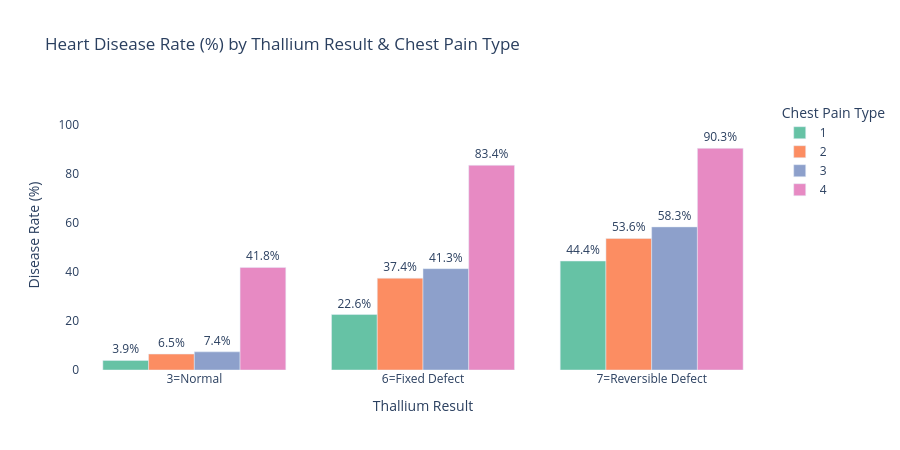

This figure's notebook cell:
### Markdown cell above
## 12. Advanced Visualization — Thallium × Chest Pain Type
*(Using Plotly-style grouped bar — rendered via Matplotlib)*

### Code cell
import plotly.express as px

pivot = df_clean.groupby(['Thallium','Chest pain type'])['target'].mean().reset_index()
pivot.columns = ['Thallium','Chest Pain Type','Heart Disease Rate']
pivot['Heart Disease Rate'] = (pivot['Heart Disease Rate'] * 100).round(1)
pivot['Chest Pain Type'] = pivot['Chest Pain Type'].astype(str)
pivot['Thallium_label'] = pivot['Thallium'].map({3:'3=Normal',6:'6=Fixed Defect',7:'7=Reversible Defect'})

# Plotly interactive figure (renders interactively in Jupyter)
fig = px.bar(pivot, x='Thallium_label', y='Heart Disease Rate',
             color='Chest Pain Type', barmode='group',
             title='Heart Disease Rate (%) by Thallium Result & Chest Pain Type',
             labels={'Thallium_label':'Thallium Result', 'Heart Disease Rate':'Disease Rate (%)'},
             color_discrete_sequence=px.colors.qualitative.Set2,
             text='Heart Disease Rate', height=450)
fig.update_traces(texttemplate='%{text}%', textposition='outside')
fig.update_layout(yaxis_range=[0,110], plot_bgcolor='white', paper_bgcolor='white')
fig.show()

### Figure 1 — Plotly figure (JSON) as saved in the notebook; plotly's stock layout.template omitted (floating-point values rounded to 4 significant figures)
{"data": [{"alignmentgroup": "True", "hovertemplate": "Chest Pain Type=1<br>Thallium Result=%{x}<br>Disease Rate (%)=%{text}<extra></extra>", "legendgroup": "1", "marker": {"color": "rgb(102,194,165)", "pattern": {"shape": ""}}, "name": "1", "offsetgroup": "1", "orientation": "v", "showlegend": true, "text": [3.9, 22.6, 44.4], "textposition": "outside", "texttemplate": "%{text}%", "type": "bar", "x": ["3=Normal", "6=Fixed Defect", "7=Reversible Defect"], "xaxis": "x", "y": [3.9, 22.6, 44.4], "yaxis": "y"}, {"alignmentgroup": "True", "hovertemplate": "Chest Pain Type=2<br>Thallium Result=%{x}<br>Disease Rate (%)=%{text}<extra></extra>", "legendgroup": "2", "marker": {"color": "rgb(252,141,98)", "pattern": {"shape": ""}}, "name": "2", "offsetgroup": "2", "orientation": "v", "showlegend": true, "text": [6.5, 37.4, 53.6], "textposition": "outside", "texttemplate": "%{text}%", "type": "bar", "x": ["3=Normal", "6=Fixed Defect", "7=Reversible Defect"], "xaxis": "x", "y": [6.5, 37.4, 53.6], "yaxis": "y"}, {"alignmentgroup": "True", "hovertemplate": "Chest Pain Type=3<br>Thallium Result=%{x}<br>Disease Rate (%)=%{text}<extra></extra>", "legendgroup": "3", "marker": {"color": "rgb(141,160,203)", "pattern": {"shape": ""}}, "name": "3", "offsetgroup": "3", "orientation": "v", "showlegend": true, "text": [7.4, 41.3, 58.3], "textposition": "outside", "texttemplate": "%{text}%", "type": "bar", "x": ["3=Normal", "6=Fixed Defect", "7=Reversible Defect"], "xaxis": "x", "y": [7.4, 41.3, 58.3], "yaxis": "y"}, {"alignmentgroup": "True", "hovertemplate": "Chest Pain Type=4<br>Thallium Result=%{x}<br>Disease Rate (%)=%{text}<extra></extra>", "legendgroup": "4", "marker": {"color": "rgb(231,138,195)", "pattern": {"shape": ""}}, "name": "4", "offsetgroup": "4", "orientation": "v", "showlegend": true, "text": [41.8, 83.4, 90.3], "textposition": "outside", "texttemplate": "%{text}%", "type": "bar", "x": ["3=Normal", "6=Fixed Defect", "7=Reversible Defect"], "xaxis": "x", "y": [41.8, 83.4, 90.3], "yaxis": "y"}], "layout": {"barmode": "group", "height": 450, "legend": {"title": {"text": "Chest Pain Type"}, "tracegroupgap": 0}, "paper_bgcolor": "white", "plot_bgcolor": "white", "title": {"text": "Heart Disease Rate (%) by Thallium Result & Chest Pain Type"}, "xaxis": {"anchor": "y", "domain": [0, 1], "title": {"text": "Thallium Result"}}, "yaxis": {"anchor": "x", "domain": [0, 1], "range": [0, 110], "title": {"text": "Disease Rate (%)"}}}}
